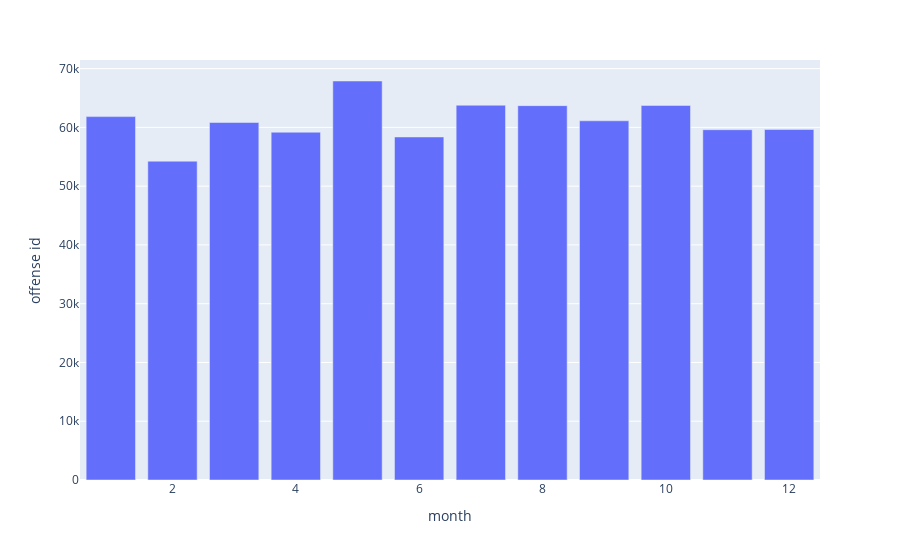

The code cell stored with this chart in its notebook:
### Code cell
px.bar(dff_eda.groupby('month').agg({'offense id':'count'}).reset_index(), x='month', y='offense id')

### Figure 1 — Plotly figure (JSON) as saved in the notebook; plotly's stock layout.template omitted (floating-point values rounded to 4 significant figures)
{"data": [{"hovertemplate": "month=%{x}<br>offense id=%{y}<extra></extra>", "legendgroup": "", "marker": {"color": "#636efa", "pattern": {"shape": ""}}, "name": "", "orientation": "v", "showlegend": false, "textposition": "auto", "type": "bar", "x": [1, 2, 3, 4, 5, 6, 7, 8, 9, 10, 11, 12], "xaxis": "x", "y": [61833, 54251, 60833, 59180, 67895, 58370, 63766, 63702, 61125, 63737, 59606, 59643], "yaxis": "y"}], "layout": {"barmode": "relative", "legend": {"tracegroupgap": 0}, "margin": {"t": 60}, "xaxis": {"anchor": "y", "domain": [0, 1], "title": {"text": "month"}}, "yaxis": {"anchor": "x", "domain": [0, 1], "title": {"text": "offense id"}}}}
